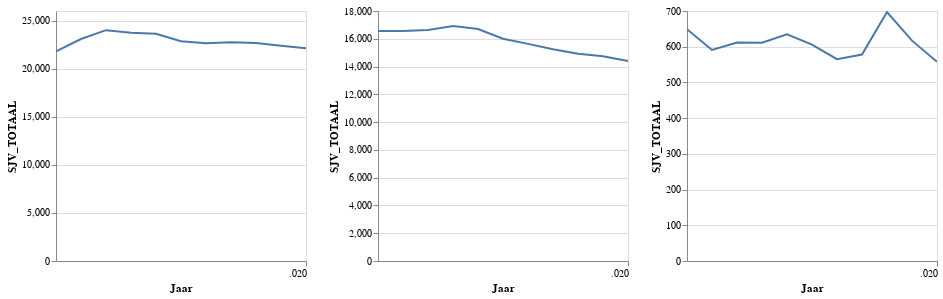

Notebook source saved alongside this figure:
### Code cell
pc4_1 = alt.Chart(df1.reset_index()).mark_line(clip=True).encode(
                     alt.X('JAAR:T', axis=alt.Axis(title="Jaar")),
                     alt.Y('SJV_TOTAAL:Q'),
                     ).properties(width=250,height=250)
    
pc4_2 = alt.Chart(df2.reset_index()).mark_line(clip=True).encode(
                     alt.X('JAAR:T', axis=alt.Axis(title="Jaar")),
                     alt.Y('SJV_TOTAAL:Q'),
                     ).properties(width=250,height=250)

pc4_3 = alt.Chart(df3.reset_index()).mark_line(clip=True).encode(
                     alt.X('JAAR:T', axis=alt.Axis(title="Jaar")),
                     alt.Y('SJV_TOTAAL:Q'),
                     ).properties(width=250,height=250)


pc4_1 | pc4_2 | pc4_3

### Figure 1 — Vega-Lite specification as saved in the notebook (floating-point values rounded to 4 significant figures)
{"config": {"view": {"continuousWidth": 400, "continuousHeight": 300}}, "hconcat": [{"data": {"name": "data-fb358d2577a96a32e2eca7aac494faea"}, "mark": {"type": "line", "clip": true}, "encoding": {"x": {"type": "temporal", "axis": {"title": "Jaar"}, "field": "JAAR"}, "y": {"type": "quantitative", "field": "SJV_TOTAAL"}}, "height": 250, "width": 250}, {"data": {"name": "data-5595bf2e134e8e96879667215c4f2f1d"}, "mark": {"type": "line", "clip": true}, "encoding": {"x": {"type": "temporal", "axis": {"title": "Jaar"}, "field": "JAAR"}, "y": {"type": "quantitative", "field": "SJV_TOTAAL"}}, "height": 250, "width": 250}, {"data": {"name": "data-737269082bd598446d7f6fa9b7d6ddce"}, "mark": {"type": "line", "clip": true}, "encoding": {"x": {"type": "temporal", "axis": {"title": "Jaar"}, "field": "JAAR"}, "y": {"type": "quantitative", "field": "SJV_TOTAAL"}}, "height": 250, "width": 250}], "$schema": "https://vega.github.io/schema/vega-lite/v4.8.1.json", "datasets": {"data-fb358d2577a96a32e2eca7aac494faea": [{"index": 0, "SJV_TOTAAL": 21802, "E1A_TOTAAL": 17114, "E1B_TOTAAL": 0, "E1C_TOTAAL": 4688, "AANSLUITINGEN_AANTAL": 4325, "LEVERINGSRICHTING_PERC": 99.95, "PC4": 4251, "JAAR": 2010}, {"index": 1, "SJV_TOTAAL": 23084, "E1A_TOTAAL": 18179, "E1B_TOTAAL": 0, "E1C_TOTAAL": 4905, "AANSLUITINGEN_AANTAL": 4413, "LEVERINGSRICHTING_PERC": 99.95, "PC4": 4251, "JAAR": 2011}, {"index": 2, "SJV_TOTAAL": 24006, "E1A_TOTAAL": 18172, "E1B_TOTAAL": 0, "E1C_TOTAAL": 5834, "AANSLUITINGEN_AANTAL": 4486, "LEVERINGSRICHTING_PERC": 99.85, "PC4": 4251, "JAAR": 2012}, {"index": 3, "SJV_TOTAAL": 23728, "E1A_TOTAAL": 18421, "E1B_TOTAAL": 0, "E1C_TOTAAL": 5307, "AANSLUITINGEN_AANTAL": 4512, "LEVERINGSRICHTING_PERC": 99.58, "PC4": 4251, "JAAR": 2013}, {"index": 4, "SJV_TOTAAL": 23623, "E1A_TOTAAL": 22610, "E1B_TOTAAL": 0, "E1C_TOTAAL": 1013, "AANSLUITINGEN_AANTAL": 4544, "LEVERINGSRICHTING_PERC": 98.93, "PC4": 4251, "JAAR": 2014}, {"index": 5, "SJV_TOTAAL": 22848, "E1A_TOTAAL": 21964, "E1B_TOTAAL": 0, "E1C_TOTAAL": 884, "AANSLUITINGEN_AANTAL": 4570, "LEVERINGSRICHTING_PERC": 98.37, "PC4": 4251, "JAAR": 2015}, {"index": 6, "SJV_TOTAAL": 22645, "E1A_TOTAAL": 21200, "E1B_TOTAAL": 0, "E1C_TOTAAL": 1445, "AANSLUITINGEN_AANTAL": 4581, "LEVERINGSRICHTING_PERC": 97.92, "PC4": 4251, "JAAR": 2016}, {"index": 7, "SJV_TOTAAL": 22742, "E1A_TOTAAL": 19830, "E1B_TOTAAL": 0, "E1C_TOTAAL": 2912, "AANSLUITINGEN_AANTAL": 4661, "LEVERINGSRICHTING_PERC": 97.33, "PC4": 4251, "JAAR": 2017}, {"index": 8, "SJV_TOTAAL": 22680, "E1A_TOTAAL": 20056, "E1B_TOTAAL": 0, "E1C_TOTAAL": 2624, "AANSLUITINGEN_AANTAL": 4713, "LEVERINGSRICHTING_PERC": 95.5, "PC4": 4251, "JAAR": 2018}, {"index": 9, "SJV_TOTAAL": 22391, "E1A_TOTAAL": 19537, "E1B_TOTAAL": 0, "E1C_TOTAAL": 2854, "AANSLUITINGEN_AANTAL": 4720, "LEVERINGSRICHTING_PERC": 92.82, "PC4": 4251, "JAAR": 2019}, {"index": 10, "SJV_TOTAAL": 22134, "E1A_TOTAAL": 19169, "E1B_TOTAAL": 0, "E1C_TOTAAL": 2965, "AANSLUITINGEN_AANTAL": 4720, "LEVERINGSRICHTING_PERC": 90.44, "PC4": 4251, "JAAR": 2020}], "data-5595bf2e134e8e96879667215c4f2f1d": [{"index": 7839, "SJV_TOTAAL": 16562, "E1A_TOTAAL": 10865, "E1B_TOTAAL": 0, "E1C_TOTAAL": 5697, "AANSLUITINGEN_AANTAL": 4075, "LEVERINGSRICHTING_PERC": 99.95, "PC4": 6373, "JAAR": 2010}, {"index": 7840, "SJV_TOTAAL": 16560, "E1A_TOTAAL": 10637, "E1B_TOTAAL": 0, "E1C_TOTAAL": 5923, "AANSLUITINGEN_AANTAL": 4100, "LEVERINGSRICHTING_PERC": 99.95, "PC4": 6373, "JAAR": 2011}, {"index": 7841, "SJV_TOTAAL": 16637, "E1A_TOTAAL": 11383, "E1B_TOTAAL": 0, "E1C_TOTAAL": 5254, "AANSLUITINGEN_AANTAL": 4210, "LEVERINGSRICHTING_PERC": 99.8, "PC4": 6373, "JAAR": 2012}, {"index": 7842, "SJV_TOTAAL": 16921, "E1A_TOTAAL": 10265, "E1B_TOTAAL": 0, "E1C_TOTAAL": 6656, "AANSLUITINGEN_AANTAL": 4322, "LEVERINGSRICHTING_PERC": 98.93, "PC4": 6373, "JAAR": 2013}, {"index": 7843, "SJV_TOTAAL": 16707, "E1A_TOTAAL": 9930, "E1B_TOTAAL": 0, "E1C_TOTAAL": 6777, "AANSLUITINGEN_AANTAL": 4338, "LEVERINGSRICHTING_PERC": 97.7, "PC4": 6373, "JAAR": 2014}, {"index": 7844, "SJV_TOTAAL": 16008, "E1A_TOTAAL": 9250, "E1B_TOTAAL": 0, "E1C_TOTAAL": 6758, "AANSLUITINGEN_AANTAL": 4348, "LEVERINGSRICHTING_PERC": 97.16, "PC4": 6373, "JAAR": 2015}, {"index": 7845, "SJV_TOTAAL": 15632, "E1A_TOTAAL": 8789, "E1B_TOTAAL": 0, "E1C_TOTAAL": 6843, "AANSLUITINGEN_AANTAL": 4362, "LEVERINGSRICHTING_PERC": 92.55, "PC4": 6373, "JAAR": 2016}, {"index": 7846, "SJV_TOTAAL": 15244, "E1A_TOTAAL": 7692, "E1B_TOTAAL": 0, "E1C_TOTAAL": 7552, "AANSLUITINGEN_AANTAL": 4378, "LEVERINGSRICHTING_PERC": 89.17, "PC4": 6373, "JAAR": 2017}, {"index": 7847, "SJV_TOTAAL": 14921, "E1A_TOTAAL": 7718, "E1B_TOTAAL": 0, "E1C_TOTAAL": 7203, "AANSLUITINGEN_AANTAL": 4405, "LEVERINGSRICHTING_PERC": 86.18, "PC4": 6373, "JAAR": 2018}, {"index": 7848, "SJV_TOTAAL": 14742, "E1A_TOTAAL": 1856, "E1B_TOTAAL": 0, "E1C_TOTAAL": 12886, "AANSLUITINGEN_AANTAL": 4407, "LEVERINGSRICHTING_PERC": 83.03, "PC4": 6373, "JAAR": 2019}, {"index": 7849, "SJV_TOTAAL": 14395, "E1A_TOTAAL": 1768, "E1B_TOTAAL": 0, "E1C_TOTAAL": 12627, "AANSLUITINGEN_AANTAL": 4398, "LEVERINGSRICHTING_PERC": 79.4, "PC4": 6373, "JAAR": 2020}], "data-737269082bd598446d7f6fa9b7d6ddce": [{"index": 17108, "SJV_TOTAAL": 649, "E1A_TOTAAL": 649, "E1B_TOTAAL": 0, "E1C_TOTAAL": 0, "AANSLUITINGEN_AANTAL": 76, "LEVERINGSRICHTING_PERC": 98.58, "PC4": 9998, "JAAR": 2010}, {"index": 17109, "SJV_TOTAAL": 591, "E1A_TOTAAL": 591, "E1B_TOTAAL": 0, "E1C_TOTAAL": 0, "AANSLUITINGEN_AANTAL": 76, "LEVERINGSRICHTING_PERC": 98.58, "PC4": 9998, "JAAR": 2011}, {"index": 17110, "SJV_TOTAAL": 612, "E1A_TOTAAL": 612, "E1B_TOTAAL": 0, "E1C_TOTAAL": 0, "AANSLUITINGEN_AANTAL": 79, "LEVERINGSRICHTING_PERC": 97.52, "PC4": 9998, "JAAR": 2012}, {"index": 17111, "SJV_TOTAAL": 611, "E1A_TOTAAL": 611, "E1B_TOTAAL": 0, "E1C_TOTAAL": 0, "AANSLUITINGEN_AANTAL": 85, "LEVERINGSRICHTING_PERC": 96.38, "PC4": 9998, "JAAR": 2013}, {"index": 17112, "SJV_TOTAAL": 635, "E1A_TOTAAL": 635, "E1B_TOTAAL": 0, "E1C_TOTAAL": 0, "AANSLUITINGEN_AANTAL": 85, "LEVERINGSRICHTING_PERC": 91.6, "PC4": 9998, "JAAR": 2014}, {"index": 17113, "SJV_TOTAAL": 606, "E1A_TOTAAL": 606, "E1B_TOTAAL": 0, "E1C_TOTAAL": 0, "AANSLUITINGEN_AANTAL": 85, "LEVERINGSRICHTING_PERC": 85.59, "PC4": 9998, "JAAR": 2015}, {"index": 17114, "SJV_TOTAAL": 565, "E1A_TOTAAL": 250, "E1B_TOTAAL": 315, "E1C_TOTAAL": 0, "AANSLUITINGEN_AANTAL": 84, "LEVERINGSRICHTING_PERC": 73.86, "PC4": 9998, "JAAR": 2016}, {"index": 17115, "SJV_TOTAAL": 578, "E1A_TOTAAL": 422, "E1B_TOTAAL": 156, "E1C_TOTAAL": 0, "AANSLUITINGEN_AANTAL": 85, "LEVERINGSRICHTING_PERC": 66.86, "PC4": 9998, "JAAR": 2017}, {"index": 17116, "SJV_TOTAAL": 697, "E1A_TOTAAL": 49, "E1B_TOTAAL": 648, "E1C_TOTAAL": 0, "AANSLUITINGEN_AANTAL": 92, "LEVERINGSRICHTING_PERC": 65.22, "PC4": 9998, "JAAR": 2018}, {"index": 17117, "SJV_TOTAAL": 617, "E1A_TOTAAL": 237, "E1B_TOTAAL": 380, "E1C_TOTAAL": 0, "AANSLUITINGEN_AANTAL": 92, "LEVERINGSRICHTING_PERC": 63.04, "PC4": 9998, "JAAR": 2019}, {"index": 17118, "SJV_TOTAAL": 558, "E1A_TOTAAL": 236, "E1B_TOTAAL": 322, "E1C_TOTAAL": 0, "AANSLUITINGEN_AANTAL": 91, "LEVERINGSRICHTING_PERC": 61.54, "PC4": 9998, "JAAR": 2020}]}}
